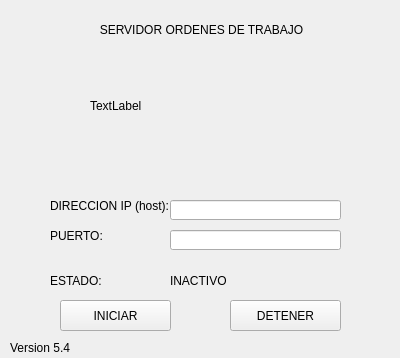
<?xml version="1.0" encoding="UTF-8"?>
<ui version="4.0">
 <class>Form</class>
 <widget class="QWidget" name="Form">
  <property name="geometry">
   <rect>
    <x>0</x>
    <y>0</y>
    <width>400</width>
    <height>358</height>
   </rect>
  </property>
  <property name="windowTitle">
   <string>Servidor</string>
  </property>
  <property name="styleSheet">
   <string notr="true">font: 10pt &quot;Times New Roman&quot;;</string>
  </property>
  <widget class="QPushButton" name="btn_iniciar">
   <property name="geometry">
    <rect>
     <x>60</x>
     <y>300</y>
     <width>111</width>
     <height>31</height>
    </rect>
   </property>
   <property name="text">
    <string>INICIAR</string>
   </property>
  </widget>
  <widget class="QLabel" name="label">
   <property name="geometry">
    <rect>
     <x>50</x>
     <y>190</y>
     <width>121</width>
     <height>31</height>
    </rect>
   </property>
   <property name="text">
    <string>DIRECCION IP (host):</string>
   </property>
  </widget>
  <widget class="QLabel" name="label_2">
   <property name="geometry">
    <rect>
     <x>50</x>
     <y>220</y>
     <width>111</width>
     <height>31</height>
    </rect>
   </property>
   <property name="text">
    <string>PUERTO:</string>
   </property>
  </widget>
  <widget class="QPushButton" name="btn_detener">
   <property name="geometry">
    <rect>
     <x>230</x>
     <y>300</y>
     <width>111</width>
     <height>31</height>
    </rect>
   </property>
   <property name="text">
    <string>DETENER</string>
   </property>
  </widget>
  <widget class="QLineEdit" name="txt_puerto">
   <property name="geometry">
    <rect>
     <x>170</x>
     <y>230</y>
     <width>171</width>
     <height>20</height>
    </rect>
   </property>
  </widget>
  <widget class="QLineEdit" name="txt_host">
   <property name="geometry">
    <rect>
     <x>170</x>
     <y>200</y>
     <width>171</width>
     <height>20</height>
    </rect>
   </property>
  </widget>
  <widget class="QLabel" name="lb_logo">
   <property name="geometry">
    <rect>
     <x>90</x>
     <y>50</y>
     <width>221</width>
     <height>111</height>
    </rect>
   </property>
   <property name="text">
    <string>TextLabel</string>
   </property>
   <property name="scaledContents">
    <bool>true</bool>
   </property>
  </widget>
  <widget class="QLabel" name="label_4">
   <property name="geometry">
    <rect>
     <x>6</x>
     <y>20</y>
     <width>391</width>
     <height>20</height>
    </rect>
   </property>
   <property name="text">
    <string>SERVIDOR ORDENES DE TRABAJO</string>
   </property>
   <property name="alignment">
    <set>Qt::AlignCenter</set>
   </property>
  </widget>
  <widget class="QLabel" name="label_5">
   <property name="geometry">
    <rect>
     <x>50</x>
     <y>270</y>
     <width>121</width>
     <height>21</height>
    </rect>
   </property>
   <property name="text">
    <string>ESTADO:</string>
   </property>
  </widget>
  <widget class="QLabel" name="lb_estado">
   <property name="geometry">
    <rect>
     <x>170</x>
     <y>270</y>
     <width>171</width>
     <height>21</height>
    </rect>
   </property>
   <property name="text">
    <string>INACTIVO</string>
   </property>
  </widget>
  <widget class="QLabel" name="label_3">
   <property name="geometry">
    <rect>
     <x>10</x>
     <y>340</y>
     <width>111</width>
     <height>16</height>
    </rect>
   </property>
   <property name="text">
    <string>Version 5.4</string>
   </property>
  </widget>
 </widget>
 <resources/>
 <connections/>
</ui>
